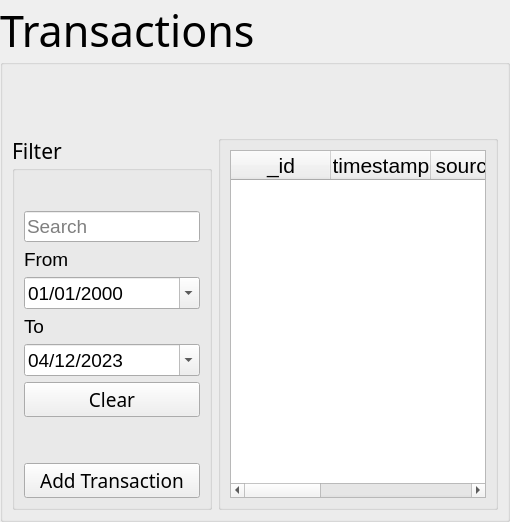
          <widget class="QWidget" name="tabTransactions_administrator">
           <attribute name="title">
            <string>Transactions</string>
           </attribute>
           <layout class="QHBoxLayout" name="horizontalLayout_5">
            <property name="spacing">
             <number>0</number>
            </property>
            <property name="leftMargin">
             <number>0</number>
            </property>
            <property name="topMargin">
             <number>0</number>
            </property>
            <property name="rightMargin">
             <number>0</number>
            </property>
            <property name="bottomMargin">
             <number>0</number>
            </property>
            <item>
             <widget class="QGroupBox" name="groupBox_9">
              <property name="font">
               <font>
                <family>Segoe UI Black</family>
                <pointsize>32</pointsize>
               </font>
              </property>
              <property name="title">
               <string>Transactions</string>
              </property>
              <layout class="QGridLayout" name="gridLayout_16">
               <property name="leftMargin">
                <number>9</number>
               </property>
               <property name="topMargin">
                <number>70</number>
               </property>
               <item row="0" column="0">
                <widget class="QGroupBox" name="groupBox_43">
                 <property name="font">
                  <font>
                   <family>Segoe UI Semibold</family>
                   <pointsize>16</pointsize>
                  </font>
                 </property>
                 <property name="title">
                  <string>Filter</string>
                 </property>
                 <layout class="QVBoxLayout" name="verticalLayout_17">
                  <property name="topMargin">
                   <number>40</number>
                  </property>
                  <item>
                   <widget class="QLineEdit" name="adminWindow_transaction_search">
                    <property name="sizePolicy">
                     <sizepolicy hsizetype="Preferred" vsizetype="Fixed">
                      <horstretch>0</horstretch>
                      <verstretch>0</verstretch>
                     </sizepolicy>
                    </property>
                    <property name="font">
                     <font>
                      <family>Segoe UI</family>
                      <pointsize>14</pointsize>
                     </font>
                    </property>
                    <property name="placeholderText">
                     <string>Search</string>
                    </property>
                   </widget>
                  </item>
                  <item>
                   <widget class="QLabel" name="label_13">
                    <property name="sizePolicy">
                     <sizepolicy hsizetype="Preferred" vsizetype="Preferred">
                      <horstretch>0</horstretch>
                      <verstretch>0</verstretch>
                     </sizepolicy>
                    </property>
                    <property name="font">
                     <font>
                      <family>Segoe UI</family>
                      <pointsize>14</pointsize>
                     </font>
                    </property>
                    <property name="text">
                     <string>From</string>
                    </property>
                   </widget>
                  </item>
                  <item>
                   <widget class="QDateEdit" name="dateFrom_administrator">
                    <property name="sizePolicy">
                     <sizepolicy hsizetype="Preferred" vsizetype="Fixed">
                      <horstretch>0</horstretch>
                      <verstretch>0</verstretch>
                     </sizepolicy>
                    </property>
                    <property name="font">
                     <font>
                      <family>Segoe UI</family>
                      <pointsize>14</pointsize>
                     </font>
                    </property>
                    <property name="minimumDate">
                     <date>
                      <year>2000</year>
                      <month>1</month>
                      <day>1</day>
                     </date>
                    </property>
                    <property name="displayFormat">
                     <string>MM/dd/yyyy</string>
                    </property>
                    <property name="calendarPopup">
                     <bool>true</bool>
                    </property>
                   </widget>
                  </item>
                  <item>
                   <widget class="QLabel" name="label_14">
                    <property name="sizePolicy">
                     <sizepolicy hsizetype="Preferred" vsizetype="Preferred">
                      <horstretch>0</horstretch>
                      <verstretch>0</verstretch>
                     </sizepolicy>
                    </property>
                    <property name="font">
                     <font>
                      <family>Segoe UI</family>
                      <pointsize>14</pointsize>
                     </font>
                    </property>
                    <property name="text">
                     <string>To</string>
                    </property>
                   </widget>
                  </item>
                  <item>
                   <widget class="QDateEdit" name="dateTo_administrator">
                    <property name="sizePolicy">
                     <sizepolicy hsizetype="Preferred" vsizetype="Fixed">
                      <horstretch>0</horstretch>
                      <verstretch>0</verstretch>
                     </sizepolicy>
                    </property>
                    <property name="font">
                     <font>
                      <family>Segoe UI</family>
                      <pointsize>14</pointsize>
                     </font>
                    </property>
                    <property name="minimumDate">
                     <date>
                      <year>2000</year>
                      <month>1</month>
                      <day>1</day>
                     </date>
                    </property>
                    <property name="currentSection">
                     <enum>QDateTimeEdit::MonthSection</enum>
                    </property>
                    <property name="displayFormat">
                     <string>MM/dd/yyyy</string>
                    </property>
                    <property name="calendarPopup">
                     <bool>true</bool>
                    </property>
                    <property name="timeSpec">
                     <enum>Qt::LocalTime</enum>
                    </property>
                    <property name="date">
                     <date>
                      <year>2023</year>
                      <month>4</month>
                      <day>12</day>
                     </date>
                    </property>
                   </widget>
                  </item>
                  <item>
                   <widget class="QPushButton" name="buttonClearTransactions_administrator">
                    <property name="sizePolicy">
                     <sizepolicy hsizetype="Preferred" vsizetype="Fixed">
                      <horstretch>0</horstretch>
                      <verstretch>0</verstretch>
                     </sizepolicy>
                    </property>
                    <property name="font">
                     <font>
                      <family>Segoe UI Semibold</family>
                      <pointsize>14</pointsize>
                     </font>
                    </property>
                    <property name="text">
                     <string>Clear</string>
                    </property>
                   </widget>
                  </item>
                  <item>
                   <spacer name="verticalSpacer_8">
                    <property name="orientation">
                     <enum>Qt::Vertical</enum>
                    </property>
                    <property name="sizeHint" stdset="0">
                     <size>
                      <width>20</width>
                      <height>40</height>
                     </size>
                    </property>
                   </spacer>
                  </item>
                  <item>
                   <widget class="QPushButton" name="buttonAddTransaction_administrator">
                    <property name="sizePolicy">
                     <sizepolicy hsizetype="Preferred" vsizetype="Fixed">
                      <horstretch>0</horstretch>
                      <verstretch>0</verstretch>
                     </sizepolicy>
                    </property>
                    <property name="font">
                     <font>
                      <family>Segoe UI Semibold</family>
                      <pointsize>14</pointsize>
                     </font>
                    </property>
                    <property name="text">
                     <string>Add Transaction</string>
                    </property>
                   </widget>
                  </item>
                 </layout>
                </widget>
               </item>
               <item row="0" column="1">
                <widget class="QGroupBox" name="groupBox_44">
                 <property name="title">
                  <string/>
                 </property>
                 <layout class="QGridLayout" name="gridLayout_38">
                  <item row="0" column="0">
                   <widget class="QTableWidget" name="adminWindow_transactions_table">
                    <property name="font">
                     <font>
                      <family>Segoe UI</family>
                      <pointsize>16</pointsize>
                     </font>
                    </property>
                    <property name="editTriggers">
                     <set>QAbstractItemView::NoEditTriggers</set>
                    </property>
                    <property name="selectionMode">
                     <enum>QAbstractItemView::SingleSelection</enum>
                    </property>
                    <property name="selectionBehavior">
                     <enum>QAbstractItemView::SelectRows</enum>
                    </property>
                    <attribute name="horizontalHeaderStretchLastSection">
                     <bool>true</bool>
                    </attribute>
                    <column>
                     <property name="text">
                      <string>_id</string>
                     </property>
                    </column>
                    <column>
                     <property name="text">
                      <string>timestamp</string>
                     </property>
                    </column>
                    <column>
                     <property name="text">
                      <string>source_id</string>
                     </property>
                    </column>
                    <column>
                     <property name="text">
                      <string>destination_id</string>
                     </property>
                    </column>
                    <column>
                     <property name="text">
                      <string>amount</string>
                     </property>
                    </column>
                    <column>
                     <property name="text">
                      <string>description</string>
                     </property>
                    </column>
                   </widget>
                  </item>
                 </layout>
                </widget>
               </item>
              </layout>
             </widget>
            </item>
           </layout>
          </widget>
